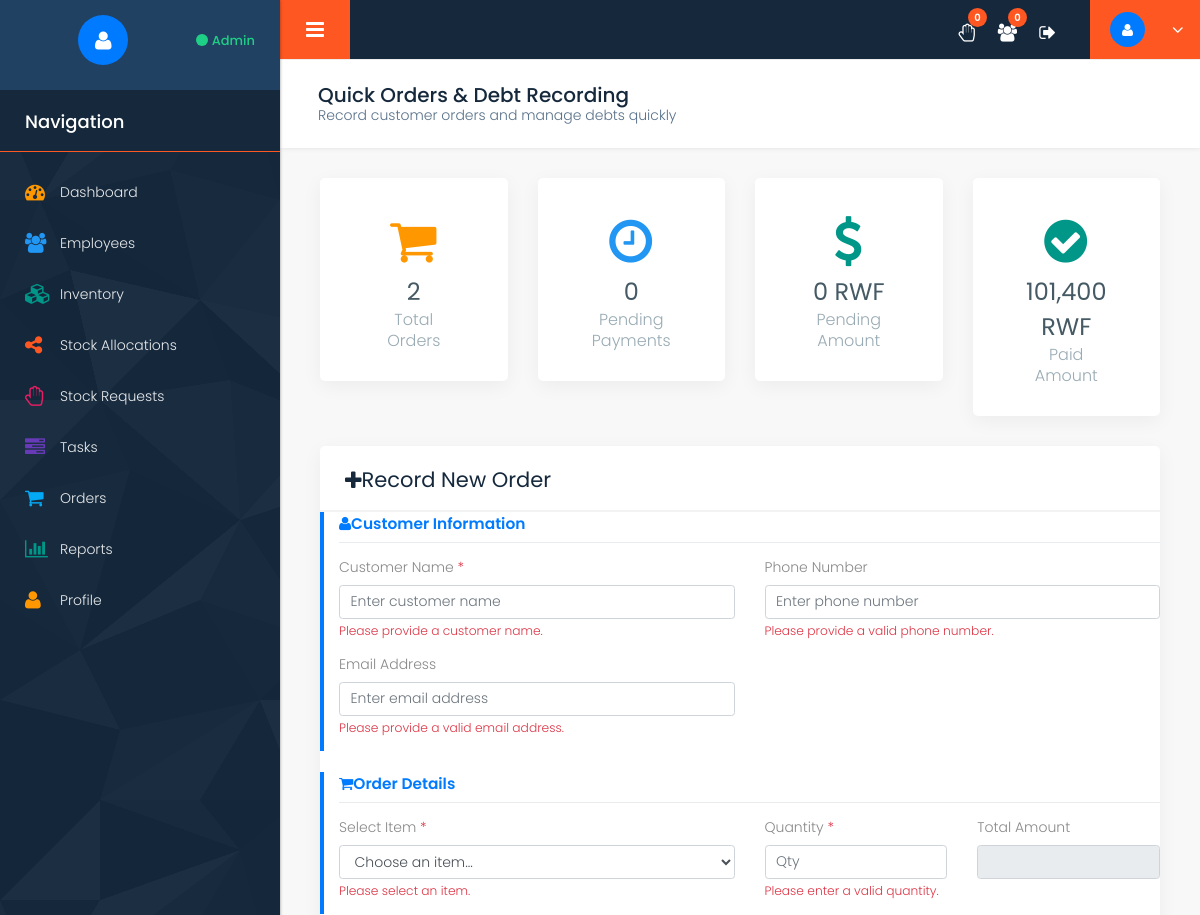
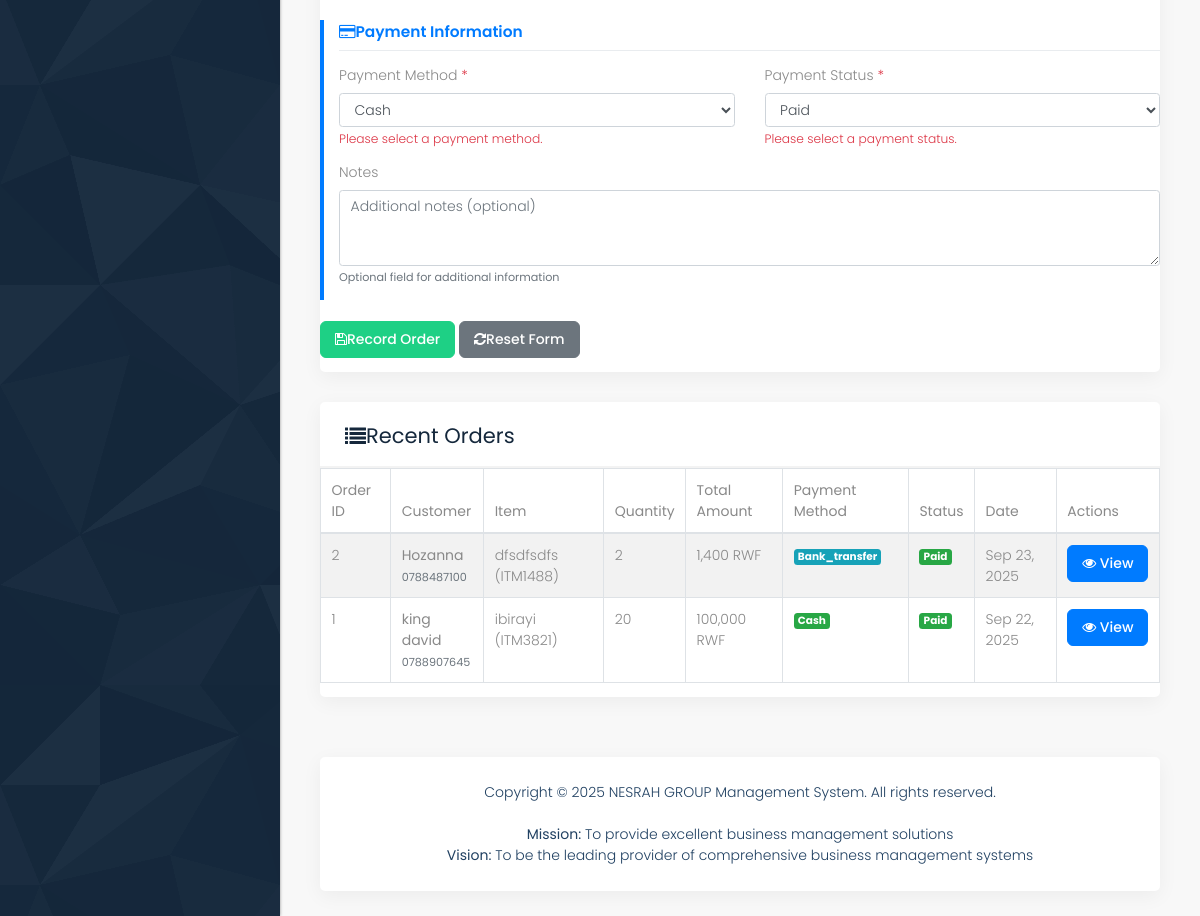
The app's page /orders.php (signed in), older data (2 pictures, top to bottom).
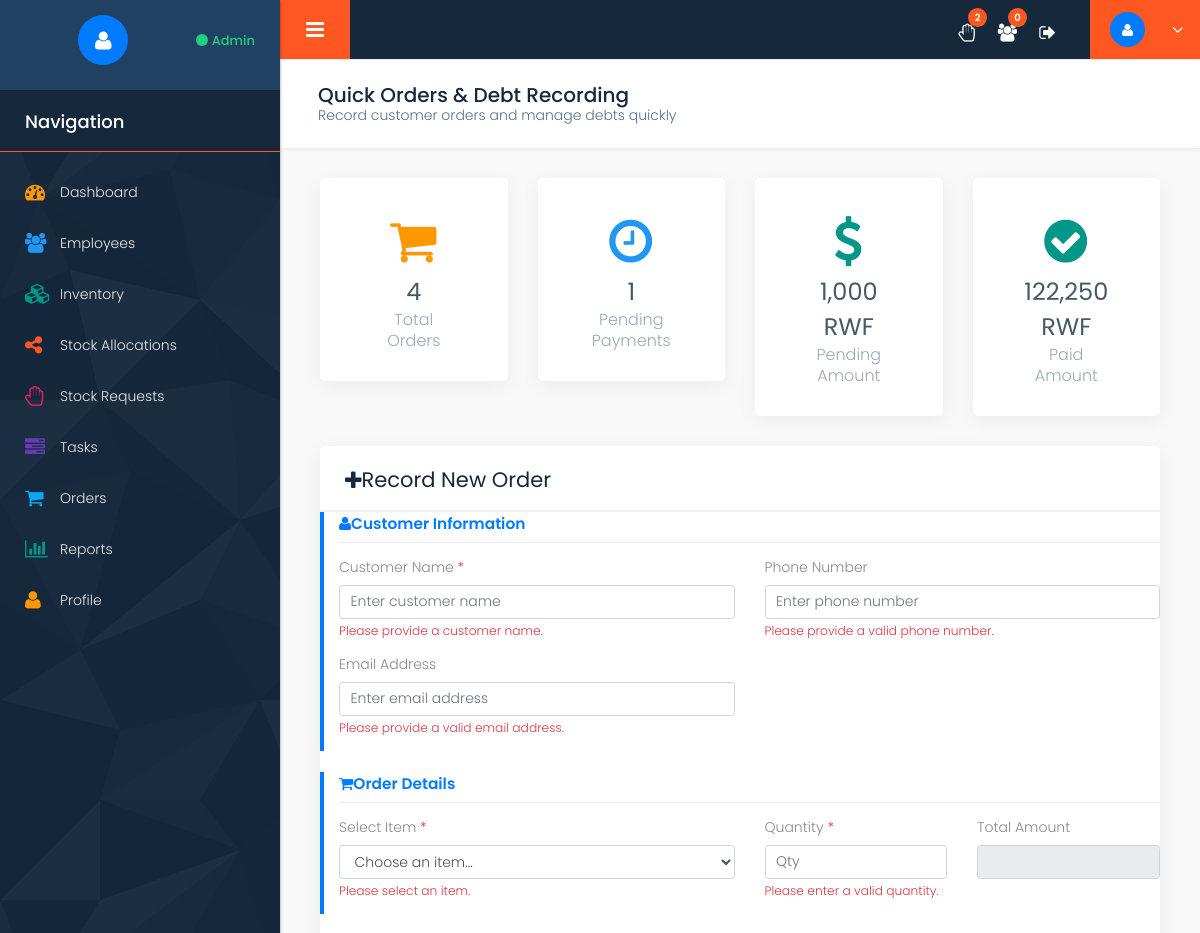
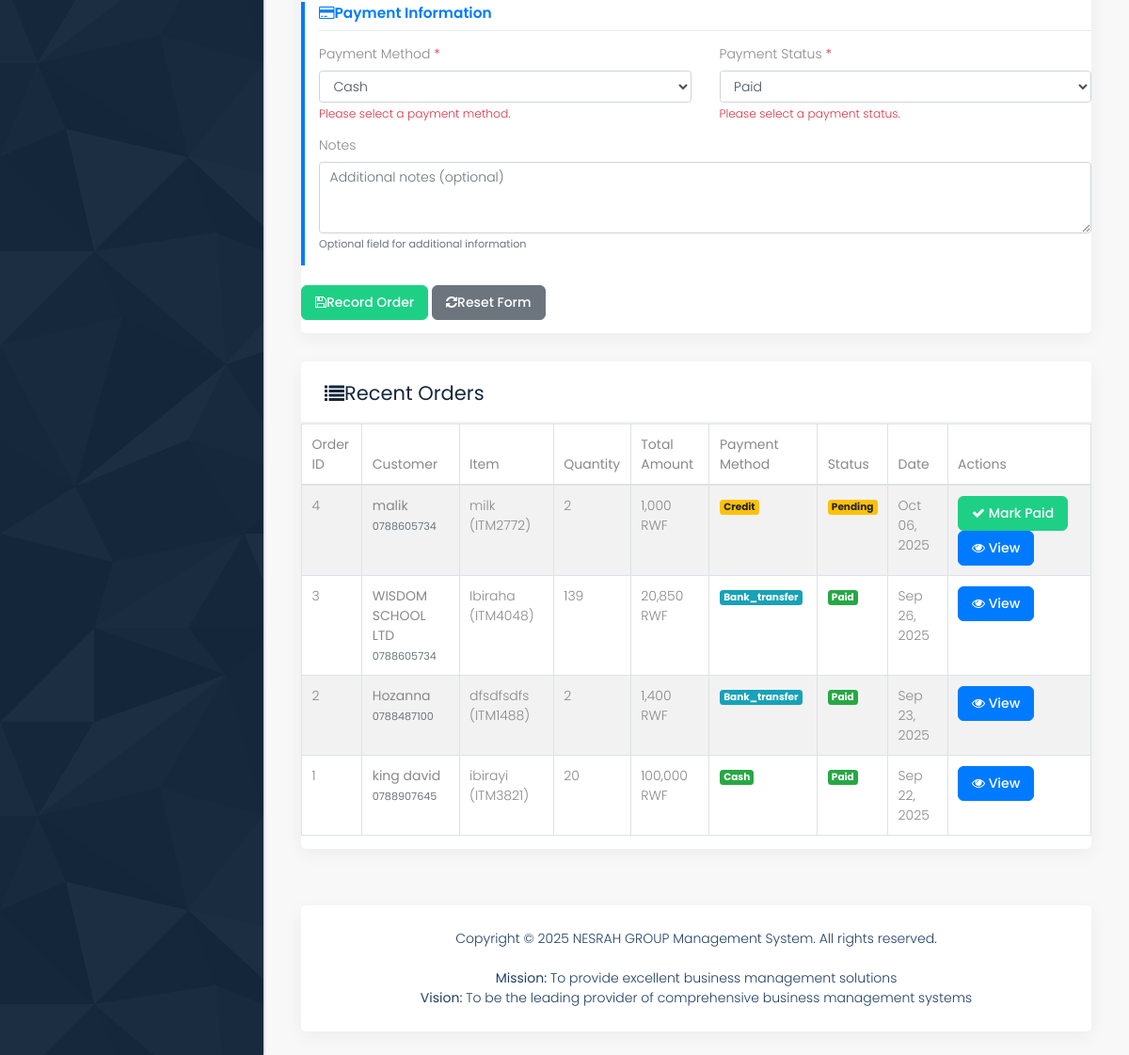
The same page, newer data (2 pictures, top to bottom).
### tables this page shows
CREATE TABLE `sales` (
  `id` int(11) NOT NULL,
  `user_id` int(11) NOT NULL,
  `item_id` int(11) NOT NULL,
  `customer_name` varchar(100) NOT NULL,
  `customer_phone` varchar(20) DEFAULT NULL,
  `customer_email` varchar(100) DEFAULT NULL,
  `quantity` int(11) NOT NULL,
  `unit_price` decimal(10,2) NOT NULL,
  `total_amount` decimal(10,2) NOT NULL,
  `payment_method` enum('cash','card','bank_transfer','credit') DEFAULT 'cash',
  `payment_status` enum('pending','paid','partial') DEFAULT 'paid',
  `notes` text DEFAULT NULL,
  `created_at` timestamp NOT NULL DEFAULT current_timestamp()
);

CREATE TABLE `inventory` (
  `id` int(11) NOT NULL,
  `item_code` varchar(50) NOT NULL,
  `item_name` varchar(100) NOT NULL,
  `description` text DEFAULT NULL,
  `category` varchar(50) DEFAULT NULL,
  `unit_price` decimal(10,2) NOT NULL,
  `current_stock` int(11) DEFAULT 0,
  `reorder_level` int(11) DEFAULT 10,
  `created_at` timestamp NOT NULL DEFAULT current_timestamp(),
  `updated_at` timestamp NOT NULL DEFAULT current_timestamp() ON UPDATE current_timestamp()
);

### config/config.php (called while the page is built, shortened)
<?php
function isLoggedIn() {
    return isset($_SESSION['user_id']) && !empty($_SESSION['user_id']);
}
function isAdmin() {
    return isLoggedIn() && isset($_SESSION['user_role']) && $_SESSION['user_role'] === ROLE_ADMIN;
}
function formatCurrency($amount) {
    return number_format($amount ?? 0, 0) . ' RWF';
}
function formatDate($date) {
    return date('M d, Y', strtotime($date));
}
?>

### orders.php (the view, shortened to what the changed rows need)
<?php
require_once __DIR__ . '/includes/header.php';
$query = "SELECT s.*, i.item_name, i.item_code
          FROM sales s
          JOIN inventory i ON s.item_id = i.id
          ORDER BY s.created_at DESC LIMIT 10";
$stmt = $db->prepare($query);
$stmt->execute();
$recent_orders = $stmt->fetchAll();
$query = "SELECT
            COUNT(*) as total_orders,
            COALESCE(SUM(CASE WHEN payment_status = 'pending' THEN total_amount ELSE 0 END), 0) as pending_amount,
            COALESCE(SUM(CASE WHEN payment_status = 'paid' THEN total_amount ELSE 0 END), 0) as paid_amount,
            COUNT(CASE WHEN payment_status = 'pending' THEN 1 END) as pending_orders
          FROM sales";
$stmt = $db->prepare($query);
$stmt->execute();
$order_stats = $stmt->fetch();
?>
<div class="row column_title">
    <div class="col-md-12">
        <div class="page_title">
            <h2>Quick Orders & Debt Recording</h2>
        </div>
    </div>
</div>
<div class="row column1">
    <div class="col-md-3">
        <div class="full counter_section margin_bottom_30">
            <div class="counter_no">
                <div>
                    <p class="total_no"><?php echo $order_stats['total_orders']; ?></p>
                    <p class="head_couter">Total Orders</p>
                </div>
            </div>
        </div>
    </div>
    <div class="col-md-3">
        <div class="full counter_section margin_bottom_30">
            <div class="counter_no">
                <div>
                    <p class="total_no"><?php echo $order_stats['pending_orders']; ?></p>
                    <p class="head_couter">Pending Payments</p>
                </div>
            </div>
        </div>
    </div>
    <div class="col-md-3">
        <div class="full counter_section margin_bottom_30">
            <div class="counter_no">
                <div>
                    <p class="total_no"><?php echo formatCurrency($order_stats['pending_amount']); ?></p>
                    <p class="head_couter">Pending Amount</p>
                </div>
            </div>
        </div>
    </div>
    <div class="col-md-3">
        <div class="full counter_section margin_bottom_30">
            <div class="counter_no">
                <div>
                    <p class="total_no"><?php echo formatCurrency($order_stats['paid_amount']); ?></p>
                    <p class="head_couter">Paid Amount</p>
                </div>
            </div>
        </div>
    </div>
</div>
<div class="row">
    <div class="col-md-12">
        <div class="white_shd full margin_bottom_30">
            <div class="full graph_head">
                <div class="heading1 margin_0">
                    <h2><i class="fa fa-plus me-2"></i>Record New Order</h2>
                </div>
            </div>
        </div>
    </div>
</div>
<div class="row">
    <div class="col-md-12">
        <div class="white_shd full margin_bottom_30">
            <div class="full graph_head">
                <div class="heading1 margin_0">
                    <h2><i class="fa fa-list me-2"></i>Recent Orders</h2>
                </div>
            </div>
            <div class="full graph_revenue">
                <div class="row">
                    <div class="col-md-12">
                        <div class="table-responsive">
                            <table class="table table-striped table-bordered">
                                <thead>
                                    <tr>
                                        <th>Order ID</th>
                                        <th>Customer</th>
                                        <th>Item</th>
                                        <th>Quantity</th>
                                        <th>Total Amount</th>
                                        <th>Payment Method</th>
                                        <th>Status</th>
                                        <th>Date</th>
                                        <th>Actions</th>
                                    </tr>
                                </thead>
                                <tbody>
                                    <?php if (count($recent_orders) > 0): ?>
                                        <?php foreach ($recent_orders as $order): ?>
                                            <tr>
                                                <td><?php echo $order['id']; ?></td>
                                                <td>
                                                    <strong><?php echo $order['customer_name']; ?></strong>
                                                    <?php if ($order['customer_phone']): ?>
                                                        <br><small class="text-muted"><?php echo $order['customer_phone']; ?></small>
                                                    <?php endif; ?>
                                                </td>
                                                <td><?php echo $order['item_name'] . ' (' . $order['item_code'] . ')'; ?></td>
                                                <td><?php echo $order['quantity']; ?></td>
                                                <td><?php echo formatCurrency($order['total_amount']); ?></td>
                                                <td>
                                                    <span class="badge badge-<?php
                                                        echo $order['payment_method'] === 'credit' ? 'warning' :
                                                            ($order['payment_method'] === 'cash' ? 'success' : 'info');
                                                    ?>">
                                                        <?php echo ucfirst($order['payment_method']); ?>
                                                    </span>
                                                </td>
                                                <td>
                                                    <span class="badge badge-<?php
                                                        echo $order['payment_status'] === 'paid' ? 'success' :
                                                            ($order['payment_status'] === 'pending' ? 'warning' : 'info');
                                                    ?>">
                                                        <?php echo ucfirst($order['payment_status']); ?>
                                                    </span>
                                                </td>
                                                <td><?php echo formatDate($order['created_at']); ?></td>
                                                <td>
                                                    <?php if ($order['payment_status'] === 'pending'): ?>
                                                        <button class="btn btn-sm btn-success" onclick="markAsPaid(<?php echo $order['id']; ?>)">
                                                            <i class="fa fa-check"></i> Mark Paid
                                                        </button>
                                                    <?php endif; ?>
                                                    <button class="btn btn-sm btn-primary" onclick="viewOrderDetails(<?php echo $order['id']; ?>)">
                                                        <i class="fa fa-eye"></i> View
                                                    </button>
                                                </td>
                                            </tr>
                                        <?php endforeach; ?>
                                    <?php else: ?>
                                        <tr>
                                            <td colspan="9" class="text-center">No orders recorded yet</td>
                                        </tr>
                                    <?php endif; ?>
                                </tbody>
                            </table>
                        </div>
                    </div>
                </div>
            </div>
        </div>
    </div>
</div>
<?php require_once __DIR__ . '/includes/footer.php'; ?>

### includes/header.php (shortened to what the changed rows need)
<?php
require_once __DIR__ . '/../config/config.php';
$stats = array(
    'total_employees' => 0,
    'pending_approvals' => 0,
    'total_items' => 0,
    'low_stock_items' => 0,
    'pending_requests' => 0,
    'sales_today_count' => 0,
    'sales_today_amount' => 0,
    'my_allocations' => 0,
    'my_tasks' => 0,
    'my_sales_today_count' => 0,
    'my_sales_today_amount' => 0,
    'attendance_today' => null
);
if (isAdmin()) {
    $query = "SELECT COUNT(*) as total FROM users WHERE role = 'employee'";
    $stmt = $db->prepare($query);
    $stmt->execute();
    $stats['total_employees'] = $stmt->fetch()['total'] ?? 0;
    $query = "SELECT COUNT(*) as total FROM users WHERE status = 'pending'";
    $stmt = $db->prepare($query);
    $stmt->execute();
    $stats['pending_approvals'] = $stmt->fetch()['total'] ?? 0;
    $query = "SELECT COUNT(*) as total FROM inventory";
    $stmt = $db->prepare($query);
    $stmt->execute();
    $stats['total_items'] = $stmt->fetch()['total'] ?? 0;
    $query = "SELECT COUNT(*) as total FROM inventory WHERE current_stock <= reorder_level";
    $stmt = $db->prepare($query);
    $stmt->execute();
    $stats['low_stock_items'] = $stmt->fetch()['total'] ?? 0;
    $query = "SELECT COUNT(*) as total FROM stock_requests WHERE status = 'pending'";
    $stmt = $db->prepare($query);
    $stmt->execute();
    $stats['pending_requests'] = $stmt->fetch()['total'] ?? 0;
    $query = "SELECT COUNT(*) as total, COALESCE(SUM(total_amount), 0) as amount FROM sales WHERE DATE(created_at) = CURDATE()";
    $stmt = $db->prepare($query);
    $stmt->execute();
    $sales_today = $stmt->fetch();
    $stats['sales_today_count'] = $sales_today['total'] ?? 0;
    $stats['sales_today_amount'] = $sales_today['amount'] ?? 0;
}
?>
<!DOCTYPE html>
<html lang="en">
<head>
    <link rel="stylesheet" href="css/semantic.min.css">
    <link rel="stylesheet" href="css/custom_transitions.css">
    <link rel="stylesheet" href="css/bootstrap.min.css" />
    <link rel="stylesheet" href="style.css" />
    <link rel="stylesheet" href="css/responsive.css" />
    <link rel="stylesheet" href="css/custom.css" />
    <link rel="stylesheet" href="css/font-awesome.min.css" />
</head>
<body class="dashboard dashboard_1">
    <div class="full_container">
        <div class="inner_container">
            <div id="content">
                <div class="topbar">
                    <nav class="navbar navbar-expand-lg navbar-light">
                        <div class="full">
                            <div class="right_topbar">
                                <div class="icon_info">
                                    <ul>
                                        <?php if (isAdmin()): ?>
                                        <li><a href="stock_requests.php"><i class="fa fa-hand-paper-o"></i><span class="badge"><?php echo $stats['pending_requests']; ?></span></a></li>
                                        <li><a href="employees.php"><i class="fa fa-users"></i><span class="badge"><?php echo $stats['pending_approvals']; ?></span></a></li>
                                        <?php endif; ?>
                                    </ul>
                                </div>
                            </div>
                        </div>
                    </nav>
                </div>
                <div class="midde_cont">
                    <div class="container-fluid">

Row changes from the older to the newer data that the page shows:
added sales: id "4", customer_name "malik", customer_phone "0788605734", item.item_name "milk", item.item_code "ITM2772", quantity "2", total_amount "1,000 RWF", payment_method "Credit", payment_status "Pending", created_at "Oct 06, 2025"
added sales: id "3", customer_name "WISDOM SCHOOL LTD", customer_phone "0788605734", item.item_name "Ibiraha", item.item_code "ITM4048", quantity "139", total_amount "20,850 RWF", payment_method "Bank_transfer", payment_status "Paid", created_at "Sep 26, 2025"
Text that changed along with them:
$stats['pending_requests']: "0" → "2"
$order_stats['total_orders']: "2" → "4"
$order_stats['pending_orders']: "0" → "1"
formatCurrency($order_stats['pending_amount']): "0 RWF" → "1,000 RWF"
formatCurrency($order_stats['paid_amount']): "101,400 RWF" → "122,250 RWF"
